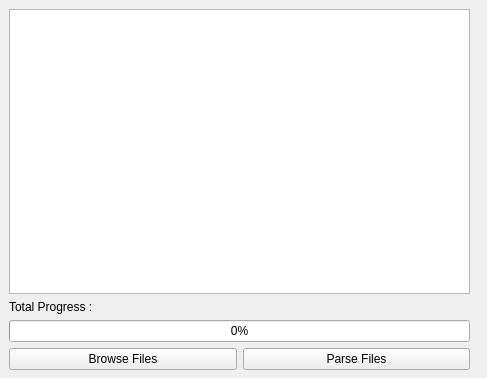
<?xml version="1.0" encoding="UTF-8"?>
<ui version="4.0">
 <class>MainWindow</class>
 <widget class="QMainWindow" name="MainWindow">
  <property name="geometry">
   <rect>
    <x>0</x>
    <y>0</y>
    <width>487</width>
    <height>378</height>
   </rect>
  </property>
  <property name="windowTitle">
   <string>Data Logger Parser</string>
  </property>
  <widget class="QWidget" name="centralwidget">
   <widget class="QWidget" name="verticalLayoutWidget_3">
    <property name="geometry">
     <rect>
      <x>9</x>
      <y>9</y>
      <width>461</width>
      <height>361</height>
     </rect>
    </property>
    <layout class="QVBoxLayout" name="mainVerticalLayout">
     <item>
      <layout class="QVBoxLayout" name="textEditVerticalLayout">
       <item>
        <widget class="QTextEdit" name="outputBox">
         <property name="readOnly">
          <bool>true</bool>
         </property>
        </widget>
       </item>
       <item>
        <layout class="QVBoxLayout" name="verticalLayout_2">
         <item>
          <widget class="QLabel" name="totalProgressLabel">
           <property name="text">
            <string>Total Progress :</string>
           </property>
          </widget>
         </item>
         <item>
          <widget class="QProgressBar" name="progressBarTotal">
           <property name="value">
            <number>0</number>
           </property>
          </widget>
         </item>
         <item>
          <layout class="QHBoxLayout" name="horizontalLayout">
           <item>
            <widget class="QPushButton" name="browseButton">
             <property name="text">
              <string>Browse Files</string>
             </property>
            </widget>
           </item>
           <item>
            <widget class="QPushButton" name="parseButton">
             <property name="text">
              <string>Parse Files</string>
             </property>
            </widget>
           </item>
          </layout>
         </item>
        </layout>
       </item>
      </layout>
     </item>
    </layout>
   </widget>
  </widget>
 </widget>
 <resources/>
 <connections/>
</ui>
